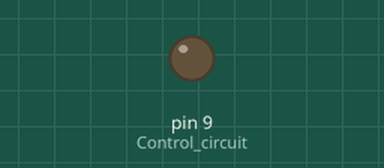
Simulated run of this sketch. Board: Arduino Uno, built with avr-gcc and run on an emulated ATmega328P. Parts: output pins drawn as LEDs (lit = HIGH). The modem accepts every AT command (registered, SIM ready, sends succeed) and sends nothing else; what the sketch prints to the serial monitor is not drawn.

Above: at 0.1 s.
At 2.1 s:
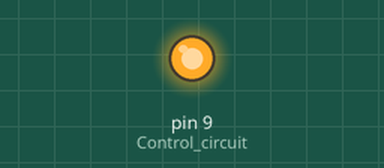
Timing chart, 0 to 3.6 s (numbered marks = the images above):
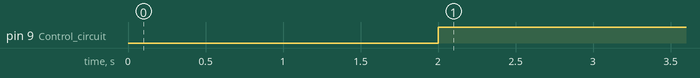

The sketch:

Gateway.ino
```cpp
//GSM Parameter
#include "PROCESA.h"
#include <SoftwareSerial.h>
SoftwareSerial  link(2, 3); // (RX, TX)

SIM800L sim800l(1); // 1 = OPEN INTERFACE SETTING / 0 = CLOSE INTERFACE SETTING
char APNSetting[10], sensorID1[15], sensorID2[15], sensorID3[15], sensorID4[15], sensorID5[15], HPNumber[15], HPMessage[40];
char sensorValue1[10] = "-1", sensorValue2[10] = "-1", sensorValue3[10] = "-1", sensorValue4[10], sensorValue5[10];

void setup()
{
  transferParameter();
}

void loop()
{
  bool stat = 0; // stat = 1 means it is ok / stat = 0 there is error occured
  byte error = 0;
  // put your main code here, to run repeatedly:
  stat = sim800l.initGPRS(APNSetting, 1);

  while (stat == 0 && error <= 3) //Successfull initialization loop, if more than 3 errors, reset GSM and bypass for looping again (stat = 3)
  {
    stat = sim800l.initGPRS(APNSetting, 0);

    if (stat == 0)
      ++error;

    if (stat == 1)
      error == 0;

    if (error == 3)
      stat = 3;
  }

  if (stat == 1)//When initialization successful, gather data
  {
    do
    {
      gatherData(1);
      gatherData(2);
      gatherData(3);
      gatherData(4);
      gatherData(5);

      stat = sim800l.sendData(0,
                              sensorID1, sensorValue1,
                              sensorID2, sensorValue2,
                              sensorID3, sensorValue3,
                              sensorID4, sensorValue4,
                              sensorID5, sensorValue5);

      if (stat == 0)
      {
        sim800l.initGPRS(APNSetting, 0);
        ++error;
      }

      if (stat == 1)
        error == 0;

      if (error == 3)
        stat = 3;

    } while (stat == 0 && error <= 3);
  }
}

void gatherData(byte nodeOption)
{
  byte errorLink = 0;
  char* token;
  char buff[20];
  char nodeID[10];
  char nodeValue[10];
  char nodeSensor1[] = "@0100|01";
  char nodeSensor2[] = "@0200|01";
  char nodeSensor3[] = "@0300|01";
  char nodeSensor4[] = "@0400|01";
  char nodeSensor5[] = "@0500|01";

  switch (nodeOption)
  {
    case 1:
      sprintf(nodeID, "%s", nodeSensor1);
      break;

    case 2:
      sprintf(nodeID, "%s", nodeSensor2);
      break;

    case 3:
      sprintf(nodeID, "%s", nodeSensor3);
      break;

    case 4:
      sprintf(nodeID, "%s", nodeSensor4);
      break;

    case 5:
      sprintf(nodeID, "%s", nodeSensor5);
      break;
  }

  link.begin(9600);

  do
  {
    link.print(nodeID); //Get temperature sensor reading from node 1
    delay(500);
    link.readBytes(buff, 16);
    buff[16] = '\0';

    if (strstr(buff, nodeID))
    {
      Serial.print(F("\n\nNODE ID \t>> ")); Serial.print(nodeID);
      Serial.print(F("\nRESPONSE \t>> ")); Serial.print(buff);
      Serial.print(F("\nERROR \t\t>> "));  Serial.print(errorLink);
      errorLink = 0;
      token = strtok(buff, "|"); token = strtok(NULL, "|"); token = strtok(NULL, "|");

      sprintf(nodeValue, "%s", token);
      Serial.print(F("\nSENSOR VALUE \t>> ")); Serial.print(nodeValue);
      token[0] = '\0';
    }

    else
    {
      ++errorLink;
      if (errorLink > 5)
      {
        sprintf(nodeValue, "%s", "-1");
        Serial.print(F("\n\nSENSOR FAILED"));
      }
    }

    buff[0] = '\0';
    delay(500);
    while (link.read() >= 0);
  } while (errorLink > 0 && errorLink <= 5);

  link.end();


  switch (nodeOption) //Assign the nodeValue to the sensorValue
  {
    case 1:
      sprintf(sensorValue1, "%s", nodeValue);
      break;

    case 2:
      sprintf(sensorValue2, "%s", nodeValue);
      break;

    case 3:
      sprintf(sensorValue3, "%s", nodeValue);
      break;

    case 4:
      sprintf(sensorValue4, "%s", nodeValue);
      break;

    case 5:
      sprintf(sensorValue5, "%s", nodeValue);
      break;
  }

}
```

GSM_INFO.ino
```cpp
// SETTING FOR GPRS (DATA TRANSMISSION USING INTERNET), THE IDS CAN BE GATHERED FROM THINGSSENTRAL DASHB0ARD
const char GPRSSetting [11] [15] PROGMEM = // [number of store] [character value max]
{
  {""},          //APN Setting (10 maximum characters!) - Current = 01156247015
  {""},  //SensorID1 = SENSOR 1
  {""},  //SensorID2 = SENSOR 2
  {""},  //SensorID1 = SENSOR 3
  {""},  //SensorID2 = SENSOR 4
  {""}   //SensorID1 = SENSOR 5
};

// SETTING FOR SMS (DATA TRANSMISSION USING SMS - OPTIONAL)
const char SMSSetting [2] [40] PROGMEM = // [number of store] [character value max]
{
  {""},   //Set your phone number
  {"SMS MESSAGE SENT!"}   //Set your SMS Message
};

//System setting
void transferParameter()
{
  sim800l.begin(9600);

  //copy the progmem info to the variable

  //GPRS
  memcpy_P (&APNSetting, &GPRSSetting [0], sizeof APNSetting);
  memcpy_P (&sensorID1, &GPRSSetting [1], sizeof sensorID1);
  memcpy_P (&sensorID2, &GPRSSetting [2], sizeof sensorID2);
  memcpy_P (&sensorID3, &GPRSSetting [3], sizeof sensorID3);
  memcpy_P (&sensorID4, &GPRSSetting [4], sizeof sensorID4);
  memcpy_P (&sensorID5, &GPRSSetting [5], sizeof sensorID5);

  //SMS
  memcpy_P (&HPNumber, &SMSSetting [0], sizeof HPNumber);
  memcpy_P (&HPMessage, &SMSSetting [1], sizeof HPMessage);
}
```

PROCESA.cpp
```cpp
// GPRS and SMS Protocol Written Ammar Sabaahul @ a.sabahul@gmail.com @ latest by 18/9/2020
#include "PROCESA.h"
#include <SoftwareSerial.h>
SoftwareSerial serialGSM(7, 8);

const char gsmComm [17] [100] PROGMEM =
{
  { "" },
  { "" },
  { "" },
  { "AT+HTTPREAD\r\n" },
  { "AT+SAPBR=3,1,\"Contype\",\"GPRS\"\r\n" },
  { "AT+SAPBR=3,1,\"APN\",\"" },
  { "AT+SAPBR=1,1\r\n" },
  { "AT+SAPBR=2,1\r\n" },
  { "AT+HTTPINIT\r\n" },
  { "AT+HTTPPARA=\"CID\",1\r\n" },
  { "" },
  { "AT+SAPBR=0,1\r\n" },
  { "AT+CLTS=1\r\n" },
  { "" },
  { "AT+CCLK?\r\n" },
  { "AT+HTTPACTION=0\r\n" }, //0 = GET, 1 = POST, 2 = HEAD
  { "AT+HTTPPARA=\"URL\",\"http://thingssentral.io/postlong?data=userid|" }
};


SIM800L::SIM800L(bool debug)
{
  _msg = debug;
}


void SIM800L::begin(int baudRate)
{
  Serial.begin(baudRate);
  if (_msg)
    Serial.print(F("\nDEBUG MODE is turn on"));
}


void SIM800L::buffGPRS()
{
  delay(3000);
  while (serialGSM.read() >= 0); //flush the RX serial buffer
}


bool SIM800L::initGPRS(char APNSetting[], bool delayGSM)
{
  pinMode(9, OUTPUT); // Control circuit
  Serial.print(F("\n\nInitiate GPRS Connection."));
  digitalWrite(9, 1);

  if (delayGSM == 1) //Mainly to wait after the module power off
  {
    digitalWrite(9, 0);
    delay(2000);
    digitalWrite(9, 1);
    delay(10000);
  }

  char buff[60], buff2[100];
  buff[0] = '\0';

  serialGSM.begin(9600); //Activate GPRS serial
  buffGPRS(); //flush

  memcpy_P (&buff2, &gsmComm [4], sizeof buff2); //1. Activate bearer profile, procedure until number 4
  serialGSM.println(buff2); buffGPRS(); buff2[0] = '\0'; //Set connection type to GPRS

  memcpy_P (&buff, &gsmComm [5], sizeof buff); //2. Activate bearer profile
  sprintf(buff2, "%s%s\"\r\n", buff, APNSetting); //should be 3s but i removed before buffGPRS();
  serialGSM.println(buff2); buffGPRS(); buff2[0] = '\0'; //Set APN based on SIMCard provider, my3g - UMobile

  memcpy_P (&buff2, &gsmComm [6], sizeof buff2); //3. Activate bearer profile, Tr = 85s
  serialGSM.println(buff2); buffGPRS(); buff2[0] = '\0';

  Serial.print(F("\nIP Address \t>> "));
  memcpy_P (&buff2, &gsmComm [7], sizeof buff2); //4. Activate bearer profile
  //Get IP adress, note that IP address will not change if the connection is not close and shutown module
  serialGSM.println(buff2); delay(3000); buff2[0] = '\0';
  buff[0] = '\0'; serialGSM.readBytes(buff, 50); Serial.print(buff);

  buffGPRS(); //flush
  serialGSM.end();

  // If error occur at gaining ip address, close GPRS connection & return error to main function
  if (!strstr(buff, "1,1"))
  {
    buff[0] = '\0';
    return 0; // 0 indicates error
  }

  Serial.print(F("\nConnection Success."));
  buff[0] = '\0';
  return 1; // 1 indicates success
}

byte SIM800L::sendData(bool sendMode,
                       char sensorID1[], char sensorValue1[],
                       char sensorID2[], char sensorValue2[],
                       char sensorID3[], char sensorValue3[],
                       char sensorID4[], char sensorValue4[],
                       char sensorID5[], char sensorValue5[])
{
  pinMode(9, OUTPUT); // Control circuit

  byte i = 0;
  char buff[60], buff2[150];

  serialGSM.begin(9600);
  Serial.print(F("\n\nEnable HTTP."));
  memcpy_P (&buff2, &gsmComm [8], sizeof buff2); //Initialize HTTP Service, Tr=-s
  serialGSM.println(buff2); buffGPRS();

  memcpy_P (&buff2, &gsmComm [9], sizeof buff2); //Set HTTP Parameters Value, Tr=-s
  serialGSM.println(buff2); buffGPRS();

  Serial.print(F("\n\nSending sensor data to gateway."));
  Serial.print(F("\nData to be send."));

  Serial.print(F("\nSensor ID >> ")); Serial.print(sensorID1); Serial.print(F(" | Value >> ")); Serial.print(sensorValue1);
  Serial.print(F("\nSensor ID >> ")); Serial.print(sensorID2); Serial.print(F(" | Value >> ")); Serial.print(sensorValue2);
  Serial.print(F("\nSensor ID >> ")); Serial.print(sensorID3); Serial.print(F(" | Value >> ")); Serial.print(sensorValue3);
  Serial.print(F("\nSensor ID >> ")); Serial.print(sensorID4); Serial.print(F(" | Value >> ")); Serial.print(sensorValue4);
  Serial.print(F("\nSensor ID >> ")); Serial.print(sensorID5); Serial.print(F(" | Value >> ")); Serial.print(sensorValue5);

  memcpy(buff, sensorID1, sizeof buff); //Trim first ID for userID
  buff[5] = '\0';

  memcpy_P (&buff2, &gsmComm [16], sizeof buff2); //copy the PROGMEM info at array 17
  sprintf(buff2, "%s%s@%s|%s@%s|%s@%s|%s@%s|%s@%s|%s\"\r\n", buff2, buff,
          sensorID1, sensorValue1,
          sensorID2, sensorValue2,
          sensorID3, sensorValue3,
          sensorID4, sensorValue4,
          sensorID5, sensorValue5);

  Serial.print(F("\nGET Link \t>> "));
  Serial.print(buff2);

  //flow: setLink -> httpaction -> store response

  serialGSM.println(buff2);
  buffGPRS();

  memcpy_P (&buff2, &gsmComm [15], sizeof buff2);
  serialGSM.println(buff2);
  Serial.print(F("\nHTTP Action \t>> "));
  buff[0] = '\0'; delay(3000); serialGSM.readBytes(buff, 50); Serial.print(buff);
  buffGPRS();

  memcpy_P (&buff2, &gsmComm [3], sizeof buff2);
  serialGSM.println(buff2);
  Serial.print(F("\nHTTP Read \t>> "));
  buff[0] = '\0'; delay(3000); serialGSM.readBytes(buff, 50); Serial.print(buff);
  buffGPRS();

  serialGSM.end();

  //check for error & error handling
  if (strstr(buff, "404") || strstr(buff, "100")) //SECONDARY FILTER note - HTTPACTION: 0,200,23 is correct
  {
    Serial.println(F("\nTransmission Success!"));
    buff[0] = '\0'; buff2[0] = '\0';
    return 1;
  }

  else
  {
    Serial.println(F("\nUnsuccessful Transmission!"));
    buff2[0] = '\0';  buff[0] = '\0';
    return 0;
  }
}

bool SIM800L::smsData(char HPNumber[], char HPMessage[])
{
  char buff[40];

  serialGSM.begin(9600);

  serialGSM.println("AT+CMGF=1");
  buffGPRS();

  sprintf(buff, "AT+CMGS=\"%s\"", HPNumber);
  serialGSM.println(buff);
  buffGPRS();

  serialGSM.print(HPMessage);
  buffGPRS();

  serialGSM.write(26); //ESC character for sms

  serialGSM.end();
}

void SIM800L::sleepAll(byte setTimer)
{
  pinMode(9, OUTPUT); // Control circuit
  digitalWrite(9, 0); //Restart GSM Module
  Serial.print(F("\n\nModule sleep mode"));

  for (byte i = 0; i < setTimer * 4; i++) //8 = 1min, 4 = 30s
    delay(8000);

  digitalWrite(9, 1);
}
```

PROCESA.h
```cpp
#ifndef tl
#define tl

#if (ARDUINO >= 100)
#include "Arduino.h"
#else
#include "WProgram.h"

#endif

class SIM800L
{
  public:
    //constructor
    SIM800L(bool debug = false);

    //methods (almost same as your function header)
    void begin(int baudRate = 9600);

    bool initGPRS(char APNSetting[], bool delayGSM);
    byte sendData(bool sendMode,
                  char sensorID1[], char sensorValue1[],
                  char sensorID2[], char sensorValue2[],
                  char sensorID3[], char sensorValue3[],
                  char sensorID4[], char sensorValue4[],
                  char sensorID5[], char sensorValue5[]);
    bool smsData(char HPNumber[], char HPMessage[]);
    void sleepAll(byte);

  private:
    bool _msg;

    void buffGPRS();
};

#endif
```

Measured:
- by itself, pin 9 (Control_circuit): LOW → HIGH at 2.0 s
